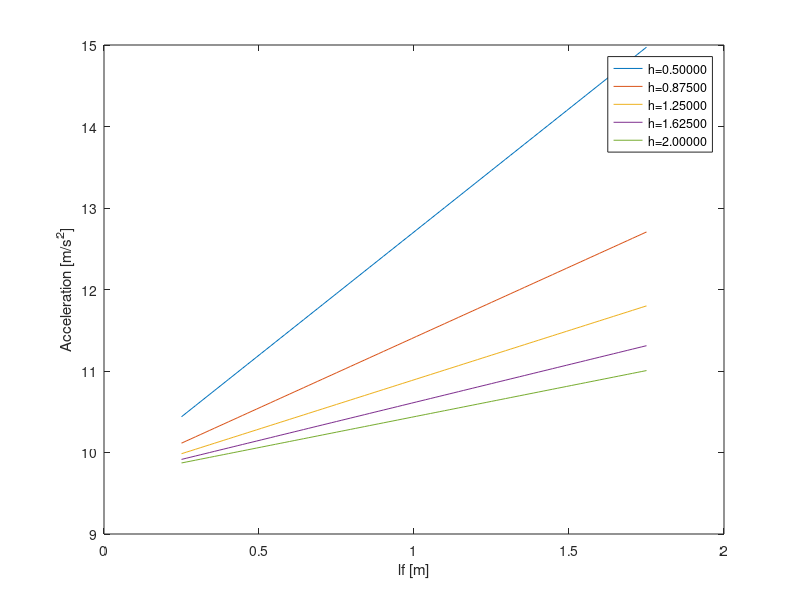

Here is the MATLAB script that generated this plot: (Note: this script raises an error after producing the figure.)
%% Q1.3
format short
theta = 30;
m = 100;
a =[];
g=9.8;
h = linspace(0.5,2,5)
lf = linspace(0.25,1.75,100)

legend_list = []
for j=1:size(h,2)
%      legend_list(j,:)=sprintf('h = %s',string(h(j)));
    for i=1:size(lf,2)
        a(j,i) = g*cos(theta)*lf(i)/h(j)-g*sin(theta);
    end
end
figure();
legendCell = cellstr(num2str(h', 'h=%-0.5f'))

for j=1:size(h,2)
    plot(lf,a(j,:)); hold on;
    xlabel('lf [m]')
    ylabel('Acceleration [m/s^2]')
    legend(legendCell)
end

%% Q4.4
x0 = [0;0;0]
time = [0:0.01:20];
global v lf lr df;
v = 20;
lf = 1.5;
lr = 1.5;

%% Part A
df_consts=[1,1.2,1.3,1.4,1.5,1.6];
figure();
for i=1:size(df_consts,2)
    df = df_consts(i);
    [t,xt] = ode45(@pepy_ss,time,x0);
    plot(xt(:,1) , xt(:,2));hold on;
    xlabel('x[m]');
    ylabel('y[m]');
    legend('df = 1','df = 1.2','df = 1.3','df = 1.4','df = 1.5','df = 1.6' )
end

%% Part B
%different amp 
amps=[0.05,0.06,0.07,0.08,0.09];
figure();
for i=1:size(amps,2)
    amp = amps(i);
    global amp;
    [t,xt] = ode45(@pepy_ss,time,x0);
    plot(xt(:,1) , xt(:,2));hold on;
    xlabel('x[m]');
    ylabel('y[m]');
    legend('amplitude = 0.05','amplitude = 0.06','amplitude = 0.07','amplitude = 0.08','amplitude = 0.09' )
end

vs=[30,35,40,45,50];
figure();
for i=1:size(vs,2)
    v=vs(i);
    amp = amps(5);
%     amp = amps(i);
%     global amp;
%     df = amp(i)*square(1/20*2*pi*t);
    [t,xt] = ode45(@pepy_ss,time,x0);
    plot(xt(:,1) , xt(:,2));hold on;
    xlabel('x[m]');
    ylabel('y[m]');
    legend('vx = 30','vx = 35','vx = 40','vx = 45','vx = 50' )
end


%% Part C 
amps=[0.05,0.06,0.07,0.08,0.09];
figure();
v=30;
for i=1:size(amps,2)
    amp = amps(i);
    global amp;
    [t,xt] = ode45(@pepy_ss,time,x0);
    plot(xt(:,1) , xt(:,2));hold on;
    xlabel('x[m]');
    ylabel('y[m]');
    legend('amplitude = 0.05','amplitude = 0.06','amplitude = 0.07','amplitude = 0.08','amplitude = 0.09' )
end



%% Q5.1
global Vx m Iz lf lr caf car A1 A2 B1 B2;
Vx = 30;
m = 1573;
Iz = 2873;
lf = 1.1;
lr = 1.58;
caf = 80000;
car = 80000;
x0=[0 ;0 ;0 ;0];


A = [0,1,0,0;
     0, -(2*caf+2*car)/(m*Vx) , (2*caf+2*car)/m, (-2*caf*lf+2*car*lr)/(m*Vx);
     0,0,0,1;
     0,-(2*caf*lf-2*car*lr)/(Iz*Vx), (2*caf*lf-2*car*lr)/(Iz), -(2*caf*lf^2+2*car*lr^2)/(Iz*Vx)
    ]

B1 = [0;
     2*caf/m;
     0;
     2*caf*lf/Iz;
    ]

B2 =[0;
     -(2*caf*lf-2*car*lr)/(m*Vx)-Vx;
     0;
     -(2*caf*lf^2+2*car*lr^2)/(Iz*Vx);
    ]

Q = [500,0,0,0;0,5,0,0;0,0,500,0;0,0,0,5];
R = 1
[K,S,P] = lqr(A,B1,Q,R);

A2 = A - B1*K;

C= [1 0 0 0;
    0 0 1 0];
D = 0;
sys = ss(A2,B2,C,D);




%% 5.2
desired_ang = atan2(5,90);
time1 = linspace(0,5,500);
si_dot1=desired_ang/2*ones(2,1);
si_dot2 =zeros(300,1);
si_dot3=-desired_ang/2*ones(2,1);
si_dot4=zeros(33,1);
si_dot5 = zeros(163,1)
si_dot = vertcat(si_dot1, si_dot2, si_dot3,si_dot4,si_dot5);

[y,t,x]=lsim(sys,si_dot,time1)
plot(time1, x(:,1));hold on;
plot(time1, x(:,3)); 
xlabel('time[s]')
ylabel('error')
legend('e1','e2')


%% 5.3
si1 = [desired_ang/2,desired_ang]'
si2 = desired_ang * ones(300,1);
si3 = [desired_ang/2,0]'
si4 = zeros(33,1);
si= vertcat(si1 , si2, si3, si4)
si_actual= si+x(1:337,3)

% si = cumtrapz(time1(:,1:337),si_dot(1:337,:));
% new_si= si(1:337,:);
x_dot = Vx*cos(si);
y_dot = Vx*sin(si);
desired_x = cumtrapz(time1(:,1:337),x_dot);
desired_y =cumtrapz(time1(:,1:337),y_dot);
figure();
plot(desired_x,desired_y);hold on;

x_dot_actual = Vx*cos(si_actual);
y_dot_actual = Vx*sin(si_actual);
actual_x = cumtrapz(time1(:,1:337),x_dot_actual);
actual_y =cumtrapz(time1(:,1:337),y_dot_actual);
plot(actual_x, actual_y);
legend('Desired Path', 'Actual Path')
xlabel('x[m]')
ylabel('y[m]')
% plot(desired_traj)
% title('Desired Path')


% actual_x = desired_x + x(:,1)
% figure();
% plot(time1,actual_x);
% title('Actual Path');



%% 5.4
R1 = 1000;
R2=500;
si_dot_val1 = Vx / R1; 
si_dot_val2 = Vx / R2; 
time2 = linspace(0,12,1200);
si_dot1=zeros(100,1);
si_dot2 = si_dot_val1*ones(500,1);
si_dot3=zeros(100,1);
si_dot4=-si_dot_val2*ones(500,1);
si_dot = vertcat(si_dot1, si_dot2, si_dot3, si_dot4);

[y,t,x]=lsim(sys,si_dot,time2);
plot(time2, x(:,1));hold on;
plot(time2, x(:,3)); 
% [t,xt] = ode45(@SS_lane_change,time1,x0);
% plot(time1,xt(1,:));


%% 5.5
si = cumtrapz(time2,si_dot);
x_dot = Vx*cos(si);
y_dot = Vx*sin(si);
desired_x = cumtrapz(time2,x_dot);
desired_y =cumtrapz(time2,y_dot);
figure();
plot(desired_x,desired_y);
title('Desired Path')
xlabel('x[m]');
ylabel('y[m]');

si_actual = si+x(:,3)
x_dot_actual = Vx*cos(si_actual);
y_dot_actual = Vx*sin(si_actual);
actual_x = cumtrapz(time2,x_dot_actual);
actual_y =cumtrapz(time2,y_dot_actual);
actual_x = desired_x + x(:,1)
figure();
plot(actual_x,actual_y);
title('Actual Path');
xlabel('x[m]');
ylabel('y[m]');

%% 5.6
R1 = 1000;
R2=500;
Vx_list = [30 , 60]
figure()
vx = Vx_list(1)
si_dot_val1 = vx / R1; 
si_dot_val2 = vx / R2; 
time2 = linspace(0,12,1200);
si_dot1=zeros(100,1);
si_dot2 = si_dot_val1*ones(500,1);
si_dot3=zeros(100,1);
si_dot4=-si_dot_val2*ones(500,1);
si_dot = vertcat(si_dot1, si_dot2, si_dot3, si_dot4);
[y,t,x]=lsim(sys,si_dot,time2);
plot(time2, x(:,1));hold on;
plot(time2, x(:,3)); 

vx = Vx_list(2)
si_dot_val1 = vx / R1; 
si_dot_val2 = vx / R2; 
time2 = linspace(0,12,1200);
si_dot1=zeros(100,1);
si_dot2 = si_dot_val1*ones(500,1);
si_dot3=zeros(100,1);
si_dot4=-si_dot_val2*ones(500,1);
si_dot = vertcat(si_dot1, si_dot2, si_dot3, si_dot4);
[y,t,x]=lsim(sys,si_dot,time2);
plot(time2, x(:,1),'+');
plot(time2, x(:,3),'+'); 
legend('e1(Vx = 30)','e2(Vx = 30)','e1(Vx = 60)','e2(Vx = 60)');
xlabel('time[s]')
ylabel('error')
